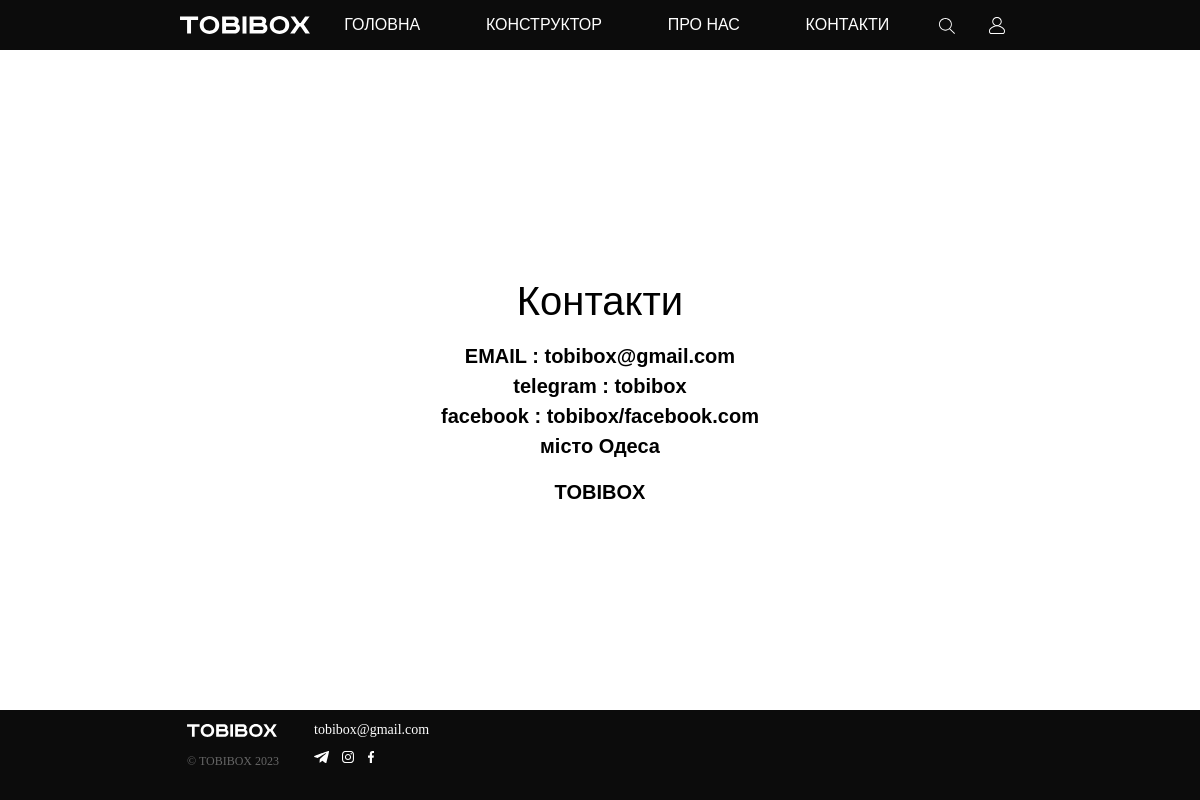
Screenshot of /contacts with the database file from the repository.
### TOBIBOX/models.py (models this page shows, shortened)
class ContactsInfo(models.Model):
    contacts_title = models.CharField(
        max_length=30,
        blank=True,
        null=True,
        default='Контакти',
        verbose_name='Контакти (title)')
    contacts_info_text = models.TextField(
        blank=True,
        null=True,
        default='TOBIBOX',
        verbose_name='Інформація про контакти')
    class Meta:
        verbose_name = 'Контакт'
        verbose_name_plural = 'Контакти'

### TOBIBOX/views.py (the view)
# urls.py: path('contacts', views.contacts, name='contacts'),
def contacts(request):
    info = ContactsInfo.objects.all()
    context = {'info': info}
    return render(request, 'TOBIBOX/contacts.html', context=context)

### templates/TOBIBOX/contacts.html (shortened to what this page needs)
{% extends 'TOBIBOX/base.html' %}
{% load static %}
{% block content %}
{% for i in info %}
<div id="contacts_info">
    <h1>{{ i.contacts_title }}</h1>
    {% if i.contacts_info_text %}
        <p>{{ i.contacts_info_text|linebreaks|safe }}</p>
    {% endif %}
</div>
{% endfor %}
{% endblock %}

### static/TOBIBOX/style/style.css (style rules this page uses)
body { margin: 0; font-family: Candara, sans-serif; margin-top: 50px; scrollbar-width: thin; scrollbar-color: #424242 #0c0c0c; }
#contacts_info { position: fixed; top: 50%; left: 50%; transform: translate(-50%, -50%); text-align: center; font-weight: bold; font-family: Candara, sans-serif; font-size: 20px; color: black; }

### rows the page displays
ContactsInfo: contacts_title "Контакти", contacts_info_text "EMAIL : tobibox@gmail.com telegram : tobibox facebook : tobibox/facebook.com мiсто Одеса TOBIBOX"
